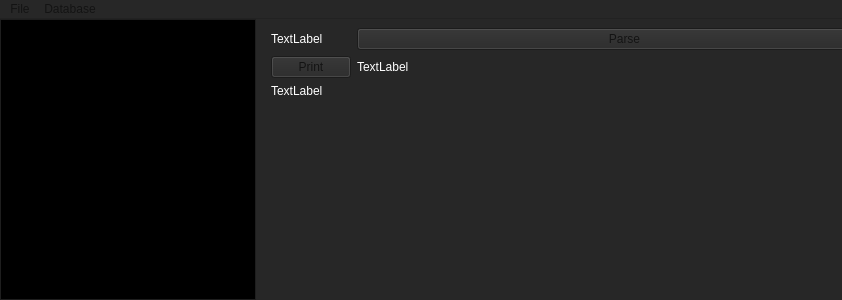
<?xml version="1.0" encoding="UTF-8"?>
<ui version="4.0">
 <class>MainWindow</class>
 <widget class="QMainWindow" name="MainWindow">
  <property name="geometry">
   <rect>
    <x>0</x>
    <y>0</y>
    <width>842</width>
    <height>300</height>
   </rect>
  </property>
  <property name="sizePolicy">
   <sizepolicy hsizetype="Fixed" vsizetype="Fixed">
    <horstretch>0</horstretch>
    <verstretch>0</verstretch>
   </sizepolicy>
  </property>
  <property name="palette">
   <palette>
    <active>
     <colorrole role="WindowText">
      <brush brushstyle="SolidPattern">
       <color alpha="255">
        <red>255</red>
        <green>255</green>
        <blue>255</blue>
       </color>
      </brush>
     </colorrole>
     <colorrole role="Button">
      <brush brushstyle="SolidPattern">
       <color alpha="255">
        <red>39</red>
        <green>39</green>
        <blue>39</blue>
       </color>
      </brush>
     </colorrole>
     <colorrole role="Light">
      <brush brushstyle="SolidPattern">
       <color alpha="255">
        <red>58</red>
        <green>58</green>
        <blue>58</blue>
       </color>
      </brush>
     </colorrole>
     <colorrole role="Midlight">
      <brush brushstyle="SolidPattern">
       <color alpha="255">
        <red>48</red>
        <green>48</green>
        <blue>48</blue>
       </color>
      </brush>
     </colorrole>
     <colorrole role="Dark">
      <brush brushstyle="SolidPattern">
       <color alpha="255">
        <red>19</red>
        <green>19</green>
        <blue>19</blue>
       </color>
      </brush>
     </colorrole>
     <colorrole role="Mid">
      <brush brushstyle="SolidPattern">
       <color alpha="255">
        <red>26</red>
        <green>26</green>
        <blue>26</blue>
       </color>
      </brush>
     </colorrole>
     <colorrole role="Text">
      <brush brushstyle="SolidPattern">
       <color alpha="255">
        <red>135</red>
        <green>135</green>
        <blue>135</blue>
       </color>
      </brush>
     </colorrole>
     <colorrole role="BrightText">
      <brush brushstyle="SolidPattern">
       <color alpha="255">
        <red>255</red>
        <green>255</green>
        <blue>255</blue>
       </color>
      </brush>
     </colorrole>
     <colorrole role="ButtonText">
      <brush brushstyle="SolidPattern">
       <color alpha="255">
        <red>80</red>
        <green>80</green>
        <blue>80</blue>
       </color>
      </brush>
     </colorrole>
     <colorrole role="Base">
      <brush brushstyle="SolidPattern">
       <color alpha="255">
        <red>53</red>
        <green>53</green>
        <blue>53</blue>
       </color>
      </brush>
     </colorrole>
     <colorrole role="Window">
      <brush brushstyle="SolidPattern">
       <color alpha="255">
        <red>39</red>
        <green>39</green>
        <blue>39</blue>
       </color>
      </brush>
     </colorrole>
     <colorrole role="Shadow">
      <brush brushstyle="SolidPattern">
       <color alpha="255">
        <red>0</red>
        <green>0</green>
        <blue>0</blue>
       </color>
      </brush>
     </colorrole>
     <colorrole role="AlternateBase">
      <brush brushstyle="SolidPattern">
       <color alpha="255">
        <red>19</red>
        <green>19</green>
        <blue>19</blue>
       </color>
      </brush>
     </colorrole>
     <colorrole role="ToolTipBase">
      <brush brushstyle="SolidPattern">
       <color alpha="255">
        <red>255</red>
        <green>255</green>
        <blue>220</blue>
       </color>
      </brush>
     </colorrole>
     <colorrole role="ToolTipText">
      <brush brushstyle="SolidPattern">
       <color alpha="255">
        <red>255</red>
        <green>255</green>
        <blue>255</blue>
       </color>
      </brush>
     </colorrole>
     <colorrole role="PlaceholderText">
      <brush brushstyle="SolidPattern">
       <color alpha="127">
        <red>56</red>
        <green>56</green>
        <blue>56</blue>
       </color>
      </brush>
     </colorrole>
     <colorrole role="Accent">
      <brush brushstyle="SolidPattern">
       <color alpha="255">
        <red>0</red>
        <green>0</green>
        <blue>0</blue>
       </color>
      </brush>
     </colorrole>
    </active>
    <inactive>
     <colorrole role="WindowText">
      <brush brushstyle="SolidPattern">
       <color alpha="255">
        <red>255</red>
        <green>255</green>
        <blue>255</blue>
       </color>
      </brush>
     </colorrole>
     <colorrole role="Button">
      <brush brushstyle="SolidPattern">
       <color alpha="255">
        <red>39</red>
        <green>39</green>
        <blue>39</blue>
       </color>
      </brush>
     </colorrole>
     <colorrole role="Light">
      <brush brushstyle="SolidPattern">
       <color alpha="255">
        <red>58</red>
        <green>58</green>
        <blue>58</blue>
       </color>
      </brush>
     </colorrole>
     <colorrole role="Midlight">
      <brush brushstyle="SolidPattern">
       <color alpha="255">
        <red>48</red>
        <green>48</green>
        <blue>48</blue>
       </color>
      </brush>
     </colorrole>
     <colorrole role="Dark">
      <brush brushstyle="SolidPattern">
       <color alpha="255">
        <red>19</red>
        <green>19</green>
        <blue>19</blue>
       </color>
      </brush>
     </colorrole>
     <colorrole role="Mid">
      <brush brushstyle="SolidPattern">
       <color alpha="255">
        <red>26</red>
        <green>26</green>
        <blue>26</blue>
       </color>
      </brush>
     </colorrole>
     <colorrole role="Text">
      <brush brushstyle="SolidPattern">
       <color alpha="255">
        <red>255</red>
        <green>255</green>
        <blue>255</blue>
       </color>
      </brush>
     </colorrole>
     <colorrole role="BrightText">
      <brush brushstyle="SolidPattern">
       <color alpha="255">
        <red>255</red>
        <green>255</green>
        <blue>255</blue>
       </color>
      </brush>
     </colorrole>
     <colorrole role="ButtonText">
      <brush brushstyle="SolidPattern">
       <color alpha="255">
        <red>19</red>
        <green>19</green>
        <blue>19</blue>
       </color>
      </brush>
     </colorrole>
     <colorrole role="Base">
      <brush brushstyle="SolidPattern">
       <color alpha="255">
        <red>0</red>
        <green>0</green>
        <blue>0</blue>
       </color>
      </brush>
     </colorrole>
     <colorrole role="Window">
      <brush brushstyle="SolidPattern">
       <color alpha="255">
        <red>39</red>
        <green>39</green>
        <blue>39</blue>
       </color>
      </brush>
     </colorrole>
     <colorrole role="Shadow">
      <brush brushstyle="SolidPattern">
       <color alpha="255">
        <red>0</red>
        <green>0</green>
        <blue>0</blue>
       </color>
      </brush>
     </colorrole>
     <colorrole role="AlternateBase">
      <brush brushstyle="SolidPattern">
       <color alpha="255">
        <red>19</red>
        <green>19</green>
        <blue>19</blue>
       </color>
      </brush>
     </colorrole>
     <colorrole role="ToolTipBase">
      <brush brushstyle="SolidPattern">
       <color alpha="255">
        <red>255</red>
        <green>255</green>
        <blue>220</blue>
       </color>
      </brush>
     </colorrole>
     <colorrole role="ToolTipText">
      <brush brushstyle="SolidPattern">
       <color alpha="255">
        <red>0</red>
        <green>0</green>
        <blue>0</blue>
       </color>
      </brush>
     </colorrole>
     <colorrole role="PlaceholderText">
      <brush brushstyle="SolidPattern">
       <color alpha="127">
        <red>19</red>
        <green>19</green>
        <blue>19</blue>
       </color>
      </brush>
     </colorrole>
     <colorrole role="Accent">
      <brush brushstyle="SolidPattern">
       <color alpha="255">
        <red>0</red>
        <green>0</green>
        <blue>0</blue>
       </color>
      </brush>
     </colorrole>
    </inactive>
    <disabled>
     <colorrole role="WindowText">
      <brush brushstyle="SolidPattern">
       <color alpha="255">
        <red>19</red>
        <green>19</green>
        <blue>19</blue>
       </color>
      </brush>
     </colorrole>
     <colorrole role="Button">
      <brush brushstyle="SolidPattern">
       <color alpha="255">
        <red>39</red>
        <green>39</green>
        <blue>39</blue>
       </color>
      </brush>
     </colorrole>
     <colorrole role="Light">
      <brush brushstyle="SolidPattern">
       <color alpha="255">
        <red>58</red>
        <green>58</green>
        <blue>58</blue>
       </color>
      </brush>
     </colorrole>
     <colorrole role="Midlight">
      <brush brushstyle="SolidPattern">
       <color alpha="255">
        <red>48</red>
        <green>48</green>
        <blue>48</blue>
       </color>
      </brush>
     </colorrole>
     <colorrole role="Dark">
      <brush brushstyle="SolidPattern">
       <color alpha="255">
        <red>19</red>
        <green>19</green>
        <blue>19</blue>
       </color>
      </brush>
     </colorrole>
     <colorrole role="Mid">
      <brush brushstyle="SolidPattern">
       <color alpha="255">
        <red>26</red>
        <green>26</green>
        <blue>26</blue>
       </color>
      </brush>
     </colorrole>
     <colorrole role="Text">
      <brush brushstyle="SolidPattern">
       <color alpha="255">
        <red>19</red>
        <green>19</green>
        <blue>19</blue>
       </color>
      </brush>
     </colorrole>
     <colorrole role="BrightText">
      <brush brushstyle="SolidPattern">
       <color alpha="255">
        <red>255</red>
        <green>255</green>
        <blue>255</blue>
       </color>
      </brush>
     </colorrole>
     <colorrole role="ButtonText">
      <brush brushstyle="SolidPattern">
       <color alpha="255">
        <red>19</red>
        <green>19</green>
        <blue>19</blue>
       </color>
      </brush>
     </colorrole>
     <colorrole role="Base">
      <brush brushstyle="SolidPattern">
       <color alpha="255">
        <red>39</red>
        <green>39</green>
        <blue>39</blue>
       </color>
      </brush>
     </colorrole>
     <colorrole role="Window">
      <brush brushstyle="SolidPattern">
       <color alpha="255">
        <red>39</red>
        <green>39</green>
        <blue>39</blue>
       </color>
      </brush>
     </colorrole>
     <colorrole role="Shadow">
      <brush brushstyle="SolidPattern">
       <color alpha="255">
        <red>0</red>
        <green>0</green>
        <blue>0</blue>
       </color>
      </brush>
     </colorrole>
     <colorrole role="AlternateBase">
      <brush brushstyle="SolidPattern">
       <color alpha="255">
        <red>39</red>
        <green>39</green>
        <blue>39</blue>
       </color>
      </brush>
     </colorrole>
     <colorrole role="ToolTipBase">
      <brush brushstyle="SolidPattern">
       <color alpha="255">
        <red>255</red>
        <green>255</green>
        <blue>220</blue>
       </color>
      </brush>
     </colorrole>
     <colorrole role="ToolTipText">
      <brush brushstyle="SolidPattern">
       <color alpha="255">
        <red>0</red>
        <green>0</green>
        <blue>0</blue>
       </color>
      </brush>
     </colorrole>
     <colorrole role="PlaceholderText">
      <brush brushstyle="SolidPattern">
       <color alpha="127">
        <red>19</red>
        <green>19</green>
        <blue>19</blue>
       </color>
      </brush>
     </colorrole>
     <colorrole role="Accent">
      <brush brushstyle="SolidPattern">
       <color alpha="255">
        <red>27</red>
        <green>27</green>
        <blue>27</blue>
       </color>
      </brush>
     </colorrole>
    </disabled>
   </palette>
  </property>
  <property name="windowTitle">
   <string>gPrinter</string>
  </property>
  <widget class="QWidget" name="centralwidget">
   <property name="sizePolicy">
    <sizepolicy hsizetype="Fixed" vsizetype="Fixed">
     <horstretch>0</horstretch>
     <verstretch>0</verstretch>
    </sizepolicy>
   </property>
   <widget class="QWidget" name="horizontalLayoutWidget">
    <property name="geometry">
     <rect>
      <x>0</x>
      <y>0</y>
      <width>901</width>
      <height>281</height>
     </rect>
    </property>
    <layout class="QHBoxLayout" name="horizontalLayout">
     <item>
      <widget class="QListView" name="listView">
       <property name="sizePolicy">
        <sizepolicy hsizetype="Fixed" vsizetype="Expanding">
         <horstretch>0</horstretch>
         <verstretch>0</verstretch>
        </sizepolicy>
       </property>
       <property name="editTriggers">
        <set>QAbstractItemView::NoEditTriggers</set>
       </property>
       <property name="selectionMode">
        <enum>QAbstractItemView::SingleSelection</enum>
       </property>
      </widget>
     </item>
     <item>
      <widget class="QWidget" name="widget" native="true">
       <layout class="QFormLayout" name="formLayout">
        <item row="0" column="0">
         <widget class="QLabel" name="fileName">
          <property name="text">
           <string>TextLabel</string>
          </property>
         </widget>
        </item>
        <item row="0" column="1">
         <widget class="QPushButton" name="parseButton">
          <property name="text">
           <string>Parse</string>
          </property>
         </widget>
        </item>
        <item row="1" column="0">
         <widget class="QPushButton" name="printButton">
          <property name="text">
           <string>Print</string>
          </property>
         </widget>
        </item>
        <item row="1" column="1">
         <widget class="QLabel" name="printing">
          <property name="text">
           <string>TextLabel</string>
          </property>
         </widget>
        </item>
        <item row="2" column="0">
         <widget class="QLabel" name="time">
          <property name="text">
           <string>TextLabel</string>
          </property>
         </widget>
        </item>
       </layout>
      </widget>
     </item>
    </layout>
   </widget>
  </widget>
  <widget class="QMenuBar" name="menuBar">
   <property name="geometry">
    <rect>
     <x>0</x>
     <y>0</y>
     <width>842</width>
     <height>22</height>
    </rect>
   </property>
   <widget class="QMenu" name="menuFile">
    <property name="title">
     <string>File</string>
    </property>
    <addaction name="actionOpen"/>
    <addaction name="actionClose"/>
    <addaction name="actionExit"/>
   </widget>
   <widget class="QMenu" name="menuDatabase">
    <property name="title">
     <string>Database</string>
    </property>
    <addaction name="actionConnect"/>
    <addaction name="actionDisconnect"/>
   </widget>
   <addaction name="menuFile"/>
   <addaction name="menuDatabase"/>
  </widget>
  <action name="actionOpen">
   <property name="text">
    <string>Open</string>
   </property>
  </action>
  <action name="actionClose">
   <property name="text">
    <string>Close</string>
   </property>
  </action>
  <action name="actionExit">
   <property name="text">
    <string>Exit</string>
   </property>
  </action>
  <action name="actionConnect">
   <property name="text">
    <string>Connect</string>
   </property>
  </action>
  <action name="actionDisconnect">
   <property name="text">
    <string>Disconnect</string>
   </property>
  </action>
 </widget>
 <resources/>
 <connections>
  <connection>
   <sender>actionOpen</sender>
   <signal>triggered()</signal>
   <receiver>MainWindow</receiver>
   <slot>onOpenClicked()</slot>
   <hints>
    <hint type="sourcelabel">
     <x>-1</x>
     <y>-1</y>
    </hint>
    <hint type="destinationlabel">
     <x>522</x>
     <y>325</y>
    </hint>
   </hints>
  </connection>
  <connection>
   <sender>actionExit</sender>
   <signal>triggered()</signal>
   <receiver>MainWindow</receiver>
   <slot>close()</slot>
   <hints>
    <hint type="sourcelabel">
     <x>-1</x>
     <y>-1</y>
    </hint>
    <hint type="destinationlabel">
     <x>522</x>
     <y>325</y>
    </hint>
   </hints>
  </connection>
  <connection>
   <sender>actionClose</sender>
   <signal>triggered()</signal>
   <receiver>MainWindow</receiver>
   <slot>onCloseClicked()</slot>
   <hints>
    <hint type="sourcelabel">
     <x>-1</x>
     <y>-1</y>
    </hint>
    <hint type="destinationlabel">
     <x>522</x>
     <y>325</y>
    </hint>
   </hints>
  </connection>
  <connection>
   <sender>printButton</sender>
   <signal>clicked()</signal>
   <receiver>MainWindow</receiver>
   <slot>onPrintButtonClicked()</slot>
   <hints>
    <hint type="sourcelabel">
     <x>364</x>
     <y>43</y>
    </hint>
    <hint type="destinationlabel">
     <x>522</x>
     <y>325</y>
    </hint>
   </hints>
  </connection>
  <connection>
   <sender>parseButton</sender>
   <signal>clicked()</signal>
   <receiver>MainWindow</receiver>
   <slot>onParseClicked()</slot>
   <hints>
    <hint type="sourcelabel">
     <x>309</x>
     <y>73</y>
    </hint>
    <hint type="destinationlabel">
     <x>449</x>
     <y>149</y>
    </hint>
   </hints>
  </connection>
  <connection>
   <sender>actionConnect</sender>
   <signal>triggered()</signal>
   <receiver>MainWindow</receiver>
   <slot>onConnectToPrinterClicked()</slot>
   <hints>
    <hint type="sourcelabel">
     <x>-1</x>
     <y>-1</y>
    </hint>
    <hint type="destinationlabel">
     <x>449</x>
     <y>149</y>
    </hint>
   </hints>
  </connection>
  <connection>
   <sender>actionDisconnect</sender>
   <signal>triggered()</signal>
   <receiver>MainWindow</receiver>
   <slot>onDisconnectFromPrinterClicked()</slot>
   <hints>
    <hint type="sourcelabel">
     <x>-1</x>
     <y>-1</y>
    </hint>
    <hint type="destinationlabel">
     <x>449</x>
     <y>149</y>
    </hint>
   </hints>
  </connection>
  <connection>
   <sender>listView</sender>
   <signal>clicked(QModelIndex)</signal>
   <receiver>MainWindow</receiver>
   <slot>onItemSelected(QModelIndex)</slot>
   <hints>
    <hint type="sourcelabel">
     <x>128</x>
     <y>162</y>
    </hint>
    <hint type="destinationlabel">
     <x>449</x>
     <y>149</y>
    </hint>
   </hints>
  </connection>
 </connections>
 <slots>
  <slot>onPrintButtonClicked()</slot>
  <slot>onOpenClicked()</slot>
  <slot>onCloseClicked()</slot>
  <slot>onParseClicked()</slot>
  <slot>onConnectToPrinterClicked()</slot>
  <slot>onDisconnectFromPrinterClicked()</slot>
  <slot>onDatabaseDialogFinished()</slot>
  <slot>onItemSelected(QModelIndex)</slot>
 </slots>
</ui>
